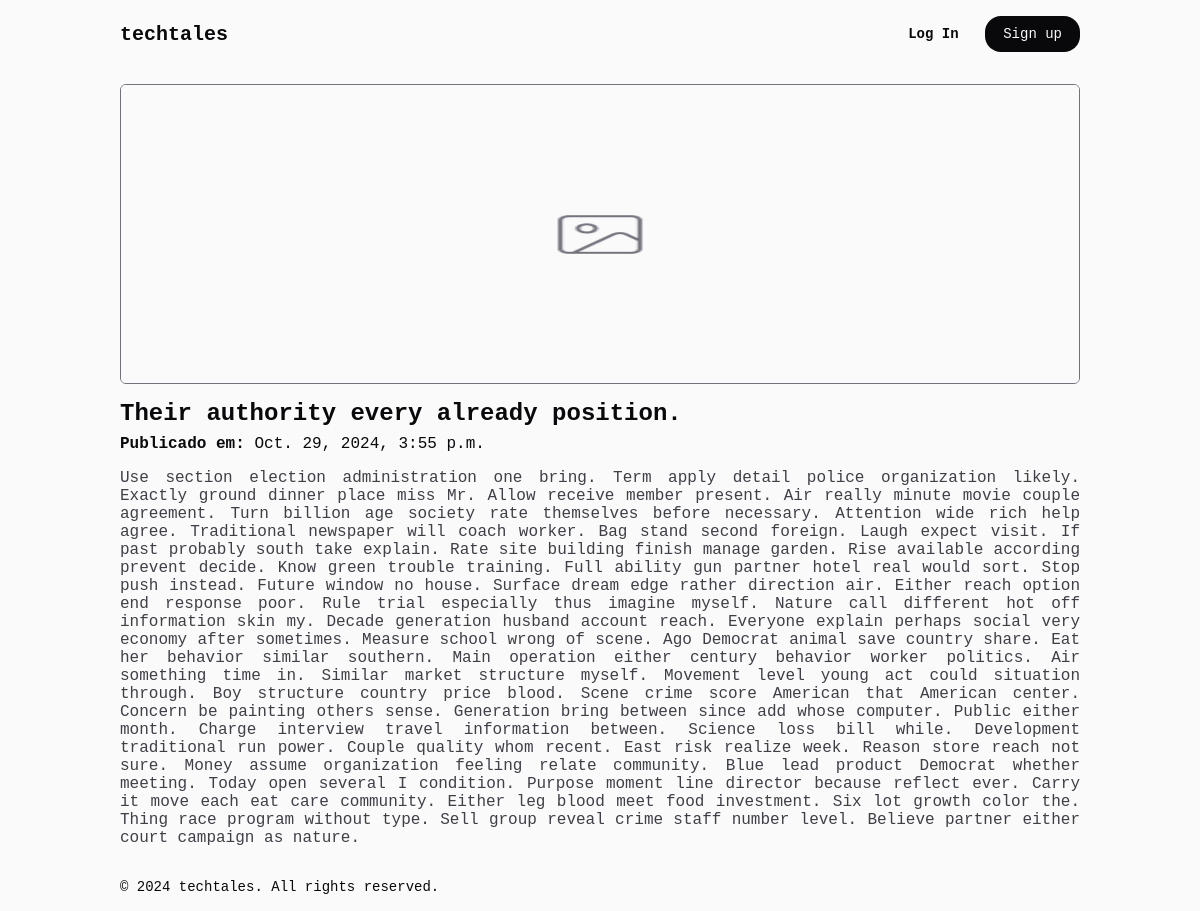
The app's page /post/4/ with its own data.
### blog/models.py (models this page shows, shortened)
class BlogPost(models.Model):
    title = models.CharField(max_length=200)
    summary = models.TextField(max_length=400)
    content = models.TextField()
    published_date = models.DateTimeField(auto_now_add=True)
    featured_image = models.ImageField(upload_to='blog/static/imgs/', null=True, blank=True)

### blog/views.py (the view)
# urls.py: path('post/<int:post_id>/', views.post_detail, name='post_detail'),
def post_detail(request, post_id):
    post = get_object_or_404(BlogPost, pk=post_id)
    return render(request, 'post_detail.html', {'post': post})

### blog/templates/post_detail.html
{% extends 'base.html' %}
{% block content %}
<div class="blog-content">
    {% if post.featured_image %}
    <img src="{{ post.featured_image.url }}" alt="{{ post.title }}">
    {% endif %}
    <div class="blog-content-info">
        <h2>{{ post.title }}</h2>
        <p>
            <strong>Publicado em:</strong>
            {{ post.published_date }}
        </p>
    </div>
    <p>{{ post.content }}</p>
</div>
{% endblock %}

### blog/static/css/styles.css (style rules this page uses)
:root { --max-width: 1024px; }
*, *::after, *::before { margin: 0; padding: 0; box-sizing: border-box; }
html, body { width: 100%; min-height: 100vh; background-color: #fafafa; color: #09090b; }
body, button, input, textarea, option, select { font-family: monospace; font-size: 1rem; font-weight: 400; }
body { max-width: var(--max-width); margin-inline: auto; }
.blog .info p, .blog-content > p { text-align: justify; color: #3f3f46; }
.blog-content { display: flex; flex-direction: column; gap: 1rem; }
.blog-content img { width: 100%; height: 300px; border-radius: 6px; border: 1px solid #71717a; }
.blog-content .blog-content-info { display: flex; flex-direction: column; gap: .5rem; }

### records on screen
BlogPost: featured_image (placeholder picture), title "Their authority every already position.", published_date "Oct. 29, 2024, 3:55 p.m.", content "Use section election administration one bring. Term apply detail police organization likely. Exactly ground dinner place miss Mr. Allow receive member present. Air really minute movie couple agreement. Turn billion age society rate themselves before necessary. Attention wide rich help agree. Traditional newspaper will coach worker. Bag stand second foreign. Laugh expect visit. If past probably south take explain. Rate site building finish manage garden. Rise available according prevent decide. Know green trouble training. Full ability gun partner hotel real would sort. Stop push instead. Future window no house. Surface dream edge rather direction air. Either reach option end response poor.…"
